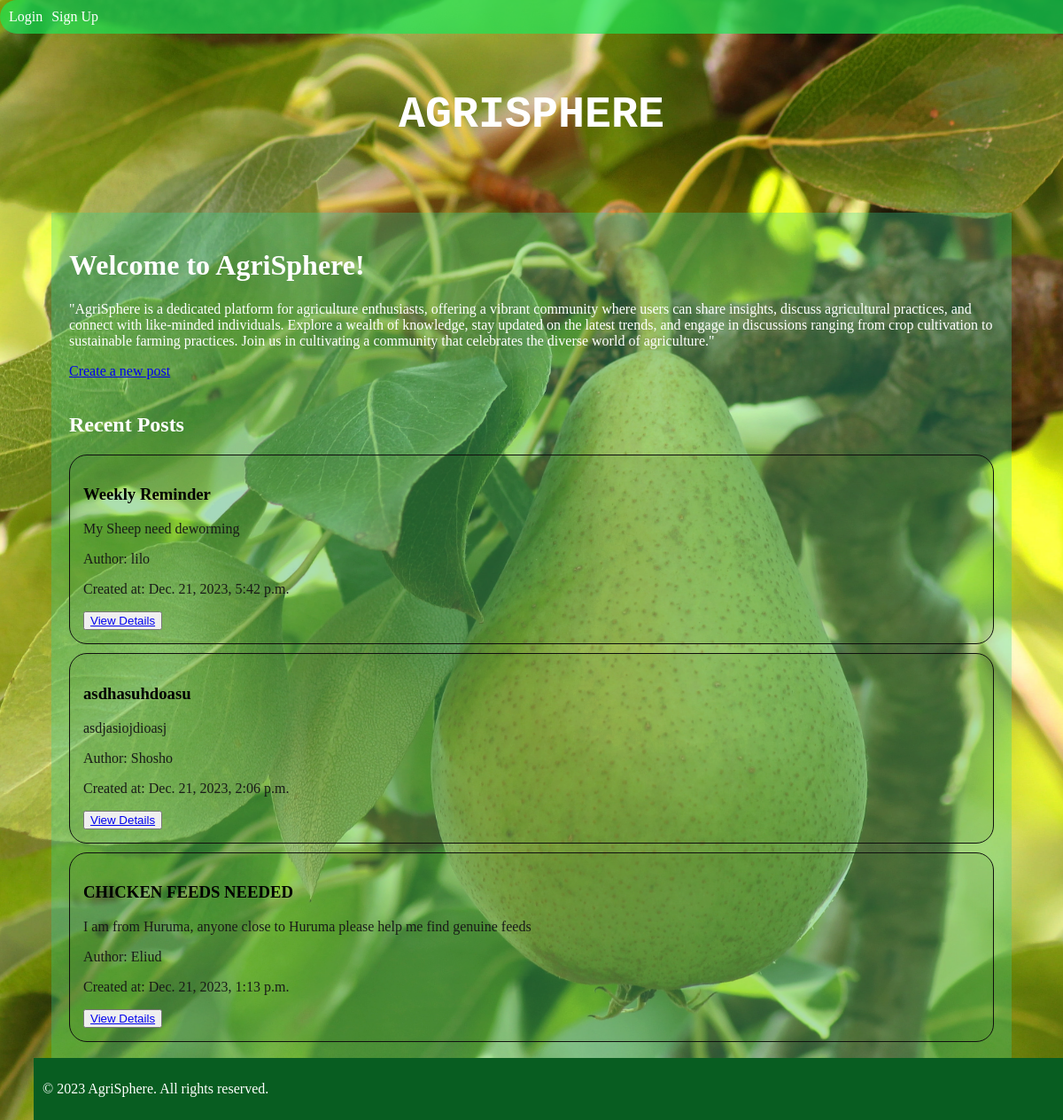
The page / on the database its author committed.
### Mainapp/models.py (models this page shows, shortened)
class Post(models.Model):
    title = models.CharField(max_length=255)
    content = models.TextField()
    author = models.ForeignKey(get_user_model(), on_delete=models.CASCADE)
    created_at = models.DateTimeField(auto_now_add=True)
    tags = TaggableManager()

### Mainapp/views.py (the view, shortened to what this page needs)
# urls.py: path('', HomePageView.as_view(), name='index'),
class HomePageView(View):
    def get(self, request):
        posts = Post.objects.order_by('-created_at')
        username = request.user.username if request.user.is_authenticated else None
        return render(request, 'index.html', {'posts': posts, 'form': CreatePostForm(), 'username': username})

### Mainapp/templates/index.html (shortened to what this page needs)
{% extends 'base.html' %}
{% block content %}
{% if username %}
<h1>Welcome, {{ username }}!</h1>
{% else %}
<h1>Welcome to AgriSphere!</h1>
{% endif %}
    <p>"AgriSphere is a dedicated platform for agriculture enthusiasts, offering a vibrant community where users can share insights, discuss agricultural practices, and connect with like-minded individuals. Explore a wealth of knowledge, stay updated on the latest trends, and engage in discussions ranging from crop cultivation to sustainable farming practices. Join us in cultivating a community that celebrates the diverse world of agriculture."</p>
    <div>
        <a href="{% url 'Mainapp:create_post' %}" class="create_post_link">Create a new post</a><br><br>
        <h2>Recent Posts</h2>
        {% for post in posts %}
            <div class="post-container">
                <h3>{{ post.title }}</h3>
                <p>{{ post.content }}</p>
                <p>Author: {{ post.author.username }}</p>
                <p>Created at: {{ post.created_at }}</p>
                <button><a href="{% url 'Mainapp:view_post' pk=post.id %}">View Details</a></button>
            </div>
        {% endfor %}
    </div>
{% endblock %}

### Mainapp/templates/base.html (shortened to what this page needs)
<!DOCTYPE html>
<html lang="en">
<head>
    {% load static %}
    <link rel="stylesheet" href="{% static 'mainapp/css/base.css' %}">
    <link rel="stylesheet" href="{%static 'mainapp/css/index.css' %}">
</head>
<body>
    <nav>
        <ul>
            {% if user.is_authenticated %}
                <li><a href="{% url 'Mainapp:logout' %}">Logout</a></li>
            {% else %}
                <li><a href="{% url 'Mainapp:login' %}">Login</a></li>
                <li><a href="{% url 'Mainapp:signup' %}">Sign Up</a></li>
            {% endif %}
        </ul>
    </nav>
    <div style="text-align: center; padding: 20px;">
        <h1 style="font-family: 'Courier New', Courier, monospace; font-size: 50px; line-height: 1.5;">AGRISPHERE</h1>
    </div>
    <div class="content">
        {% block content %}{% endblock %}
    </div>
    <footer>
        <p>&copy; 2023 AgriSphere. All rights reserved.</p>
    </footer>
</body>
</html>

### Mainapp/static/mainapp/css/base.css (style rules this page uses)
body { background-image: url('/static/mainapp/images/wallpaperflare.com_wallpaper.jpg'); background-size: cover; background-position: center; padding: 30px; color: #fff; }
nav { position: fixed; top: 0; left: 0; width: 100%; background-color: #15eb58ab; color: #fff; padding: 10px; z-index: 1000; border-radius: 30px; }
nav ul { list-style: none; padding: 0; margin: 0; display: flex; }
nav ul li { margin-right: 10px; }
nav a { text-decoration: none; color: #fff; }
.post-container { border: 1px solid #0f0f0f; padding: 15px; margin: 10px 0; background-color: #3e741b25; border-radius: 20px; color: black; }
.post-container p { color: #181a18; }
.content { padding: 20px; margin: 20px; background-color: rgba(48, 209, 150, 0.313); }
footer { background-color: #085d21; color: #fff; padding: 10px; position: fixed; bottom: 0; width: 100%; }

### rows shown on the page
Post: title "Weekly Reminder", content "My Sheep need deworming", author.username "lilo", created_at "Dec. 21, 2023, 5:42 p.m."
Post: title "asdhasuhdoasu", content "asdjasiojdioasj", author.username "Shosho", created_at "Dec. 21, 2023, 2:06 p.m."
Post: title "CHICKEN FEEDS NEEDED", content "I am from Huruma, anyone close to Huruma please help me find genuine feeds", author.username "Eliud", created_at "Dec. 21, 2023, 1:13 p.m."
